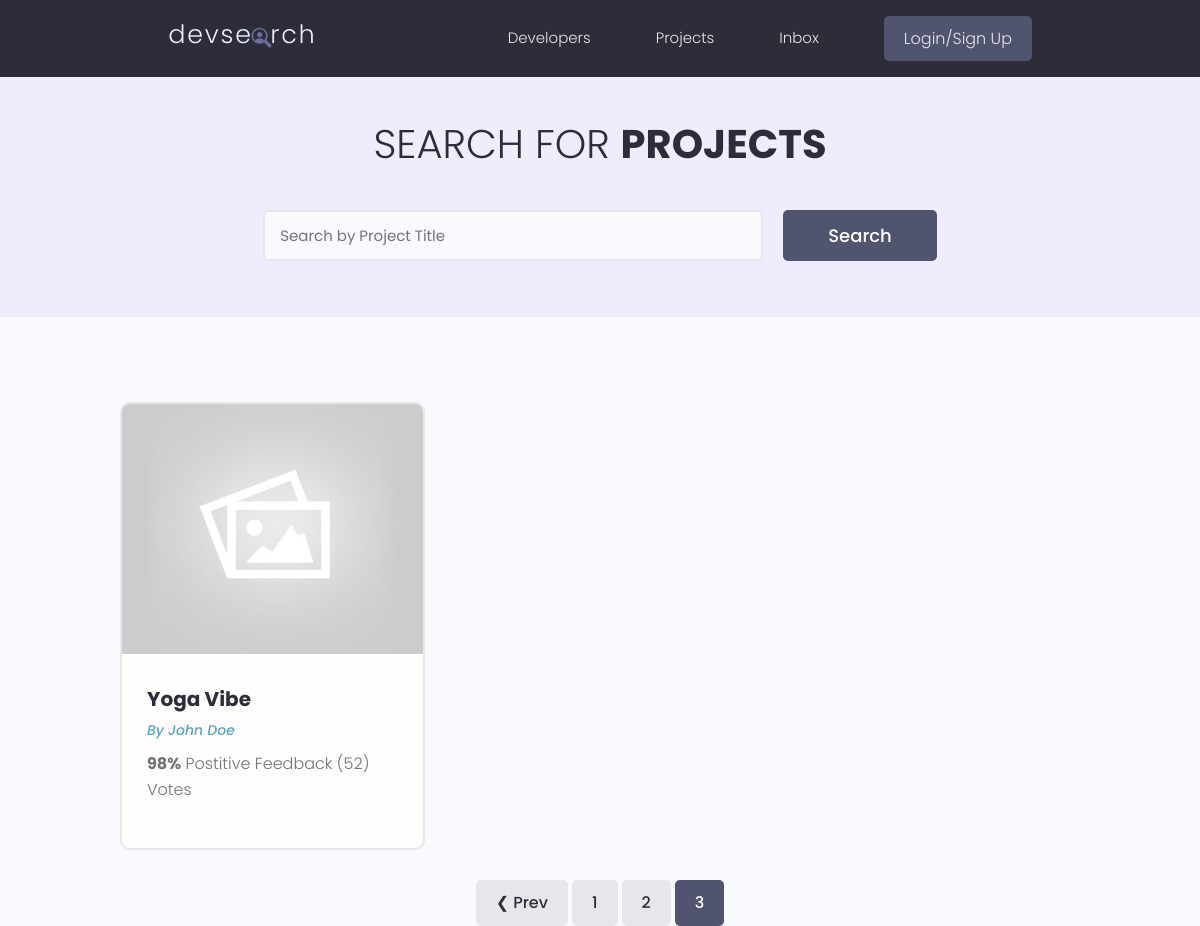
/projects/?page=3, run on an earlier commit of the app's database.
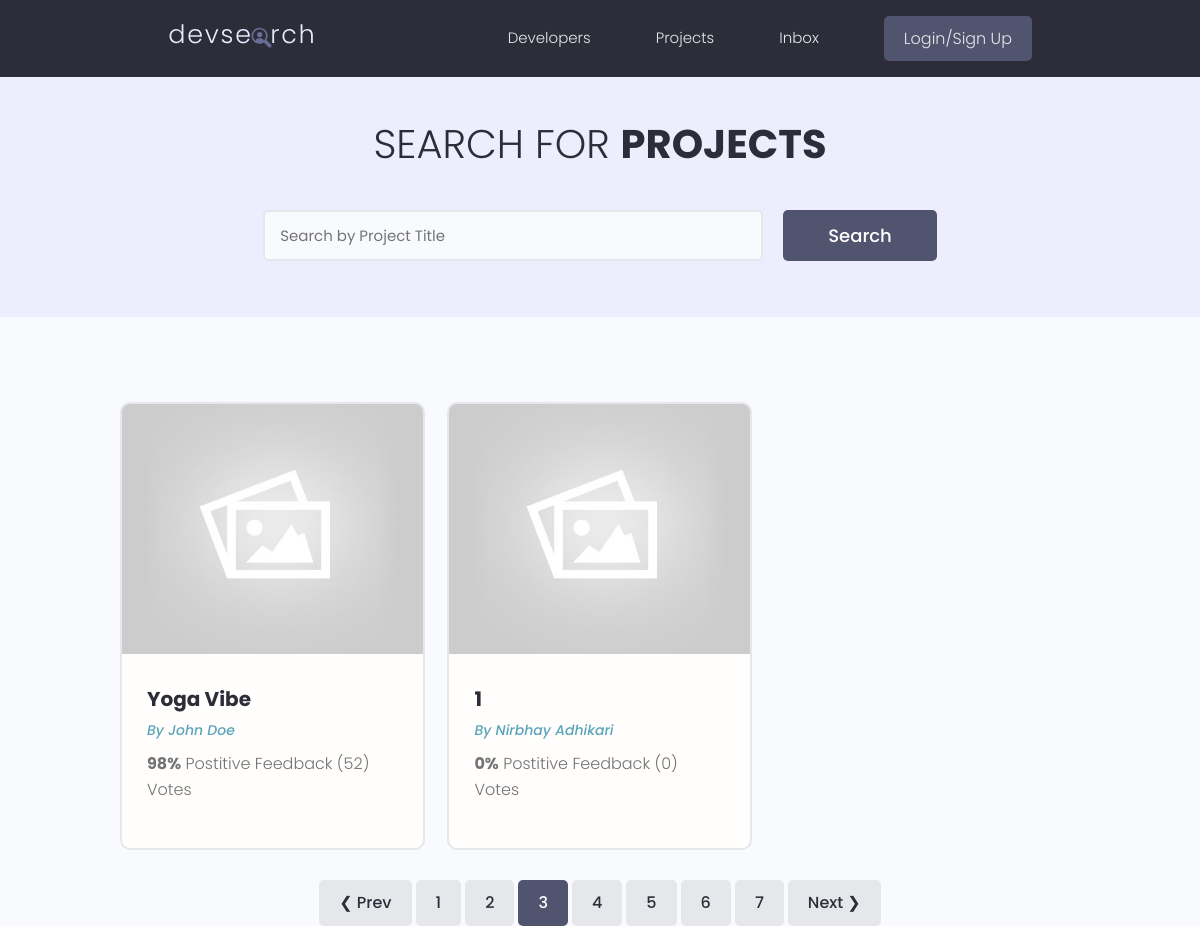
And on a later commit of the database.
### projects/models.py (models this page shows, shortened)
class Project(models.Model):
    owner= models.ForeignKey(Profile, null=True, blank=True, on_delete=models.SET_NULL )
    title= models.CharField(max_length=200)
    description= models.TextField(null=True, blank=True)
    featured_image= models.ImageField(null=True, blank=True, default='default.jpg')
    demo_link= models.CharField(max_length=2000, null=True, blank=True)
    source_link= models.CharField(max_length=2000, null=True, blank=True)
    tags=models.ManyToManyField('Tag', blank=True)
    vote_total= models.IntegerField(default=0, null=True, blank=True)
    vote_ratio=models.IntegerField(default=0, null=True, blank=True)
    created= models.DateTimeField(auto_now_add=True)
    id= models.UUIDField(default=uuid.uuid4, unique=True, primary_key=True, editable=False)
    class Meta:
        ordering = ['created']

### users/models.py (models this page shows, shortened)
class Profile(models.Model):
    user= models.OneToOneField(User, on_delete=models.CASCADE, null=True, blank=True)
    name= models.CharField(max_length=200, blank=True, null=True)
    email= models.EmailField(max_length=500, blank=True, null=True)
    username= models.CharField(max_length=200, blank=True, null=True)
    location= models.CharField(max_length=200, blank=True, null=True)
    short_intro=models.CharField(max_length=200, blank=True, null=True)
    bio=models.TextField(blank=True, null=True)
    profile_image=models.ImageField(null=True, blank=True, upload_to= 'profiles/', default='profiles/user-default.png')
    social_github= models.CharField(max_length=200, blank=True, null=True)
    social_twitter= models.CharField(max_length=200, blank=True, null=True)
    social_linkedin= models.CharField(max_length=200, blank=True, null=True)
    social_youtube= models.CharField(max_length=200, blank=True, null=True)
    social_website= models.CharField(max_length=200, blank=True, null=True)
    created= models.DateTimeField(auto_now_add=True)
    id= models.UUIDField(default=uuid.uuid4, unique=True, primary_key=True, editable=False)

### projects/views.py (the view)
# urls.py: path('projects/', include('projects.urls')),
def projects(request):
    projects, search_query= searchProjects(request)
    custom_range, projects = paginateProjects(request, projects, 2)
    context={'projects':projects, 'search_query': search_query, 'custom_range':custom_range}
    return render(request, 'projects/projects.html',context)

### projects/utils.py (called while the page is built)
def paginateProjects(request, projects, results):
    page= request.GET.get('page')
    paginator= Paginator(projects, results)
    try:
        projects= paginator.page(page)
    except PageNotAnInteger:
        page=1
        projects= paginator.page(page)
    except EmptyPage:
        page=paginator.num_pages
        projects= paginator.page(page)
    leftIndex=(int(page)-4)
    if leftIndex<1:
        leftIndex=1
    rightIndex= (int(page) + 5)
    if rightIndex > paginator.num_pages:
        rightIndex = paginator.num_pages + 1
    custom_range=range(leftIndex, rightIndex)
    return custom_range, projects

def searchProjects(request):
        search_query=''
        if request.GET.get('search_query'):
            search_query = request.GET.get('search_query')
        tags=Tag.objects.filter(name__icontains=search_query)
        projects= Project.objects.distinct().filter(
            Q(title__icontains=search_query) |
            Q(description__icontains= search_query) |
            Q(owner__name__icontains=search_query) |
            Q(tags__in=tags)
        )
        return projects, search_query

### projects/templates/projects/projects.html (shortened to what this page needs)
{% extends 'main.html' %}
{% block content %}
<main class="projects">
    <section class="hero-section text-center">
        <div class="container container--narrow">
            <div class="hero-section__box">
                <h2>Search for <span>Projects</span></h2>
            </div>
            <div class="hero-section__search">
                <form id="searchForm" class="form" action="{% url 'projects' %}" method="get">
                    <div class="form__field">
                        <input class="input input--text" id="formInput#search" type="text" name="search_query"
                          value="{{search_query}}"  placeholder="Search by Project Title" />
                    </div>
                    <input class="btn btn--sub btn--lg" type="submit" value="Search" />
                </form>
            </div>
        </div>
    </section>
    <section class="projectsList">
        <div class="container">
            <div class="grid grid--three">
                {% for project in projects %}
                <div class="column">
                    <div class="card project">
                        <a href="{% url 'project' project.id %}" class="project">
                            <img class="project__thumbnail" src="{{project.featured_image.url}}" alt="project thumbnail" />
                            <div class="card__body">
                                <h3 class="project__title">{{project.title}}</h3>
                                <p><a class="project__author" href="{% url 'user-profile' project.owner.id %}">By {{project.owner.name}}</a></p>
                                <p class="project--rating">
                                    <span style="font-weight: bold;">{{project.vote_ratio}}%</span> Postitive
                                    Feedback ({{project.vote_total}})  Vote{{project.vote_total|pluralize:"s"}}
                                </p>
                            </div>
                        </a>
                    </div>
                </div>
    {% endfor %}
            </div>
        </div>
    </section>
{% include 'pagination.html' with queryset=projects custom_range=custom_range %}
</main>
{% endblock content %}

What changed in the data, as far as the page shows it:
added Project: featured_image (placeholder picture), title "1", owner.name "Nirbhay Adhikari", vote_ratio "0", vote_total "0"
Also different on the page:
new list line: "4"
new list line: "5"
new list line: "6"
new list line: "7"
text now shown: "Next ❯"
